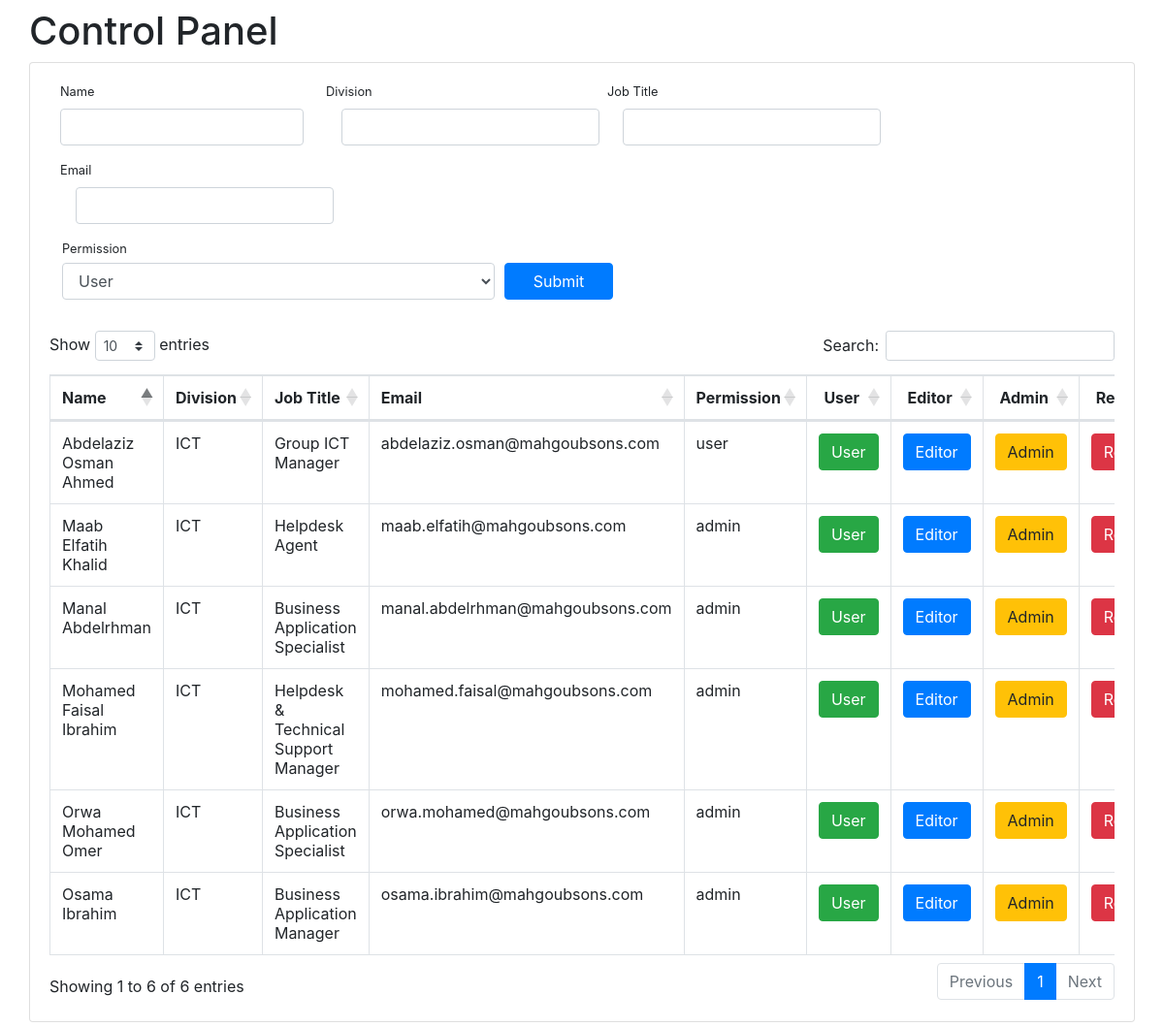
/dist/controlPanel.php, run on the app's committed database.
### tables this page shows
CREATE TABLE `users` (
  `id` int(255) NOT NULL,
  `name` varchar(255) NOT NULL,
  `division` varchar(255) NOT NULL,
  `job_title` varchar(255) NOT NULL,
  `email` varchar(255) NOT NULL,
  `permission` varchar(255) NOT NULL,
  `login_token` int(2) NOT NULL
);

### dist/usersTable.php (the view, shortened to what this page needs)
              <?php
   include("con_db.php");
                $result = mysqli_query($con,"SELECT * FROM users");
                   ?>
<table class="table table-bordered" id="dataTable" width="80%" cellspacing="0">  <thead>
  <tr>
    <th>Name</th>
    <th>Division</th>
    <th>Job Title</th>
    <th >Email</th>
    <th>Permission</th>
    <th style="text-align: center;">User</th>
    <th style="text-align: center;">Editor</th>
    <th style="text-align: center;">Admin</th>
    <th style="text-align: center;">Remove</th>
  </tr>
              </thead>
              <tbody style="text-align: center;">
         <?php
                            while($row = mysqli_fetch_array($result))
                            {
                        ?>
                              <tr>
                               <td style="text-align: left;"> <?Php echo $row['name']; ?> </td>
                              <td style="text-align: left;"> <?Php echo $row['division']; ?> </td>
                              <td style="text-align: left;"> <?Php echo $row['job_title']; ?> </td>
                              <td  style="text-align: left;"> <?Php echo $row['email']; ?> </td>
                              <td  style="text-align: left;"> <?Php echo $row['permission']; ?> </td>
                              <td style="text-align: center;">
                                <a class="btn btn-success" href="control.php?permission=user&user_id=<?php echo $row['id']; ?>">User</a>
                              </td>
                              <td style="text-align: center;">
                                <a class="btn btn-primary" href="control.php?permission=editor&user_id=<?php echo $row['id']; ?>">Editor</a>
                              </td>
                              <td style="text-align: center;">
                                <a class="btn btn-warning" href="control.php?permission=admin&user_id=<?php echo $row['id']; ?>">Admin</a>
                              </td>
                              <td style="text-align: center;">
                                <button class="btn btn-danger" onclick="if (window.confirm('Are You Sure You Want To Remove This User ?')){document.location = 'deleteUser.php?uID=<?php echo $row['id']; ?>';}">Remove</button>
                              </td>
                              </tr>
                                <?php
                        }
                        ?>
            </tbody>
            </table>

### dist/dataTablesCustom.php (shortened to what this page needs)
<link rel="stylesheet" type="text/css" href="https://cdnjs.cloudflare.com/ajax/libs/twitter-bootstrap/4.5.2/css/bootstrap.css">
<link rel="stylesheet" type="text/css" href="https://cdn.datatables.net/1.10.23/css/dataTables.bootstrap4.min.css">
<link rel="stylesheet" type="text/css" href="https://cdn.datatables.net/buttons/1.6.5/css/buttons.bootstrap4.min.css">

### dist/controlPanel.php (shortened to what this page needs)
<?php
include("con_db.php");
include "dataTablesCustom.php";
?>
        <div class="container-fluid">
              <div id="layoutSidenav_content">
                <main>
                    <div class="container-fluid">
                        <h1 class="mt-2">Control Panel</h1>
                         <div class="card mb-4">
                            <div class="card-body">
                                <div class="table-responsive">
<form method="post" id="insertUserform" action="addUserAction.php">
  <div class="form-row" style="margin-left: 1%;">
  <div class="form-group">
      <label class="small ">Name</label>
      <input class="form-control col-md-11" id="UserName" name="UserName" type="text" required="true"/>
  </div>
  <div class="form-group">
      <label class="small">Division</label>
      <input class="form-control col-md-11 ml-3"  id="UserDivision" name="UserDivision" required="true" type="text"/>
  </div>
  <div class="form-group">
      <label class="small">Job Title</label>
      <input class="form-control col-md-11 ml-3" id="UserJob" name="UserJob" type="text" required="true"/>
  </div>
  <div class="form-group">
      <label class="small">Email</label>
      <input class="form-control col-md-11 ml-3" id="UserEmail" name="UserEmail" required="true" type="email"/>
  </div>
  </div>
  <div class="form-row ml-2">
 <div class="form-group col-md-5">
      <label class="small mb-1">Permission</label>
      <select class="form-control col-md-12" id="UserPermission" name="UserPermission">
        <option value="user">User</option>
      </select>
      </div>
     <div class="form-group col-md-5 mt-4">
        <button class="btn btn-primary col-md-3" id="AddBTN" name="addUserBTN">Submit</button>
     </div>
</div>
</form>
<div id="theUsers">
<?php include "usersTable.php"; ?>
</div>
</div>
              </div>
              </div>
    </main>
    </div>
</div>

### data on the page
users: name "Orwa Mohamed Omer", division "ICT", job_title "Business Application Specialist", email "orwa.mohamed@mahgoubsons.com", permission "admin"
users: name "Osama Ibrahim", division "ICT", job_title "Business Application Manager", email "osama.ibrahim@mahgoubsons.com", permission "admin"
users: name "Manal Abdelrhman", division "ICT", job_title "Business Application Specialist", email "manal.abdelrhman@mahgoubsons.com", permission "admin"
users: name "Mohamed Faisal Ibrahim", division "ICT", job_title "Helpdesk & Technical Support Manager", email "mohamed.faisal@mahgoubsons.com", permission "admin"
users: name "Maab Elfatih Khalid", division "ICT", job_title "Helpdesk Agent", email "maab.elfatih@mahgoubsons.com", permission "admin"
users: name "Abdelaziz Osman Ahmed", division "ICT", job_title "Group ICT Manager", email "abdelaziz.osman@mahgoubsons.com", permission "user"
